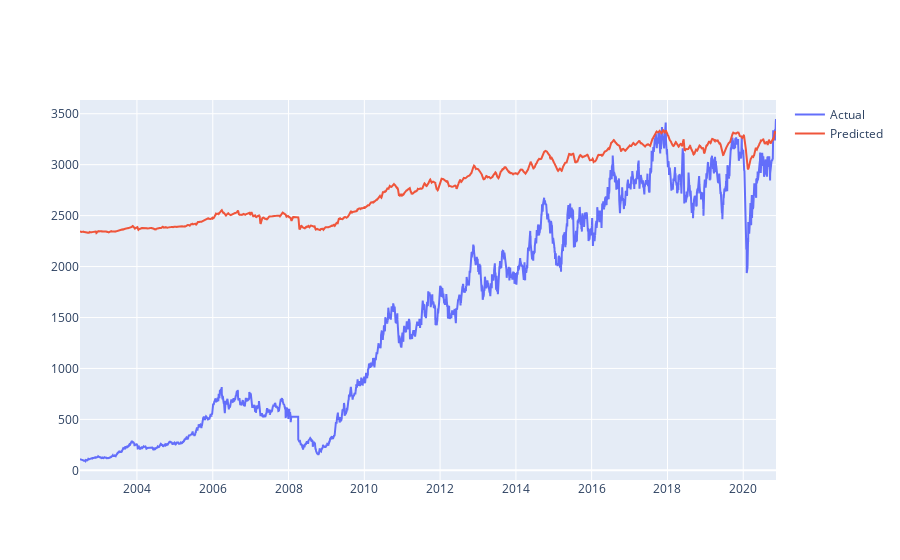

Notebook source saved alongside this figure:
### Code cell
# Check the trend in Volume Traded
fig = go.Figure()

fig.add_trace(go.Scatter(x = data.index , y = Actual , mode = 'lines' , name='Actual'))
fig.add_trace(go.Scatter(x = data.index , y = Predictions , mode = 'lines' , name='Predicted'))
fig.show()

### Figure 1 — Plotly figure (JSON) as saved in the notebook; plotly's stock layout.template omitted (floating-point values rounded to 4 significant figures; data arrays with more than 128 entries replaced by an {"elided": "..."} marker saying what was removed)
{"data": [{"mode": "lines", "name": "Actual", "type": "scatter", "x": {"elided": "4601 str values"}, "y": {"elided": "4569 float values"}}, {"mode": "lines", "name": "Predicted", "type": "scatter", "x": {"elided": "4601 str values"}, "y": {"elided": "4569 float values"}}], "layout": {}}
